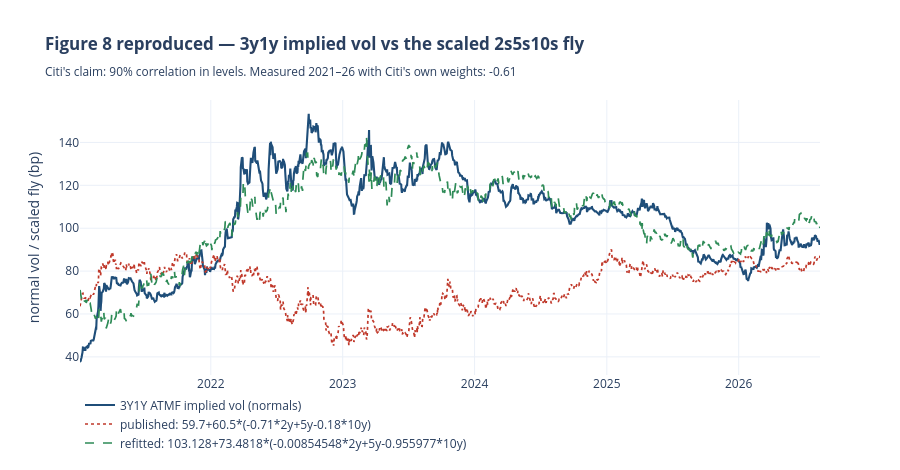

This figure's notebook cell:
### Markdown cell above
## 5. FIGURE 8 — 3y1y implied vol vs the scaled 2s5s10s fly

Exactly as published first: Citi's printed α, β and DV01 weights, applied to
2021–26 SOFR rates, on one axis with the vol — which is the whole point of the
scaling.

### Code cell
def _line(fig, s, name, color, dash=None, width=1.7, axis="y"):
    fig.add_trace(go.Scatter(
        x=s.index, y=s.to_numpy(float), name=name, yaxis=axis,
        mode="lines", connectgaps=False,
        line=dict(color=color, width=width, dash=dash)))


PALETTE = {"lhs": "#1f4e79", "pub": "#c0392b", "refit": "#2e8b57",
           "model": "#d98b00", "zero": "#888888"}

FLY8_PUB = CF.scaled_fly(F8, CF.CITI_FIG8)
FIT8 = CF.refit(F8["vol_bp"], F8, label=f"Fig 8 refit {F8.index.min().year}-{F8.index.max().year}")
FLY8_REFIT = CF.scaled_fly(F8, FIT8)

fig8 = go.Figure()
_line(fig8, F8["vol_bp"], f"{CFG.vol_expiry}{CFG.vol_tenor} ATMF implied vol (normals)",
      PALETTE["lhs"], width=2.1)
_line(fig8, FLY8_PUB, f"published: {CF.CITI_FIG8.annotation()}", PALETTE["pub"], dash="dot")
if CFG.refit:
    _line(fig8, FLY8_REFIT, f"refitted: {FIT8.annotation()}", PALETTE["refit"], dash="dash")
fig8.update_layout(
    title=("<b>Figure 8 reproduced — 3y1y implied vol vs the scaled 2s5s10s fly</b>"
           "<br><sub>Citi's claim: 90% correlation in levels. "
           f"Measured 2021–26 with Citi's own weights: "
           f"{CF.corr_table(F8['vol_bp'], FLY8_PUB)['corr_levels']:+.2f}</sub>"),
    yaxis=dict(title="normal vol / scaled fly (bp)"),
    xaxis=dict(title=None), template="plotly_white", height=470,
    legend=dict(orientation="h", yanchor="bottom", y=-0.30, x=0))
fig8.show()

### Figure 1 — Plotly figure (JSON) as saved in the notebook; plotly's stock layout.template omitted (floating-point values rounded to 4 significant figures; data arrays with more than 128 entries replaced by an {"elided": "..."} marker saying what was removed)
{"data": [{"connectgaps": false, "line": {"color": "#1f4e79", "width": 2.1}, "mode": "lines", "name": "3Y1Y ATMF implied vol (normals)", "type": "scatter", "x": {"elided": "1403 str values"}, "y": {"elided": "1403 float values"}, "yaxis": "y"}, {"connectgaps": false, "line": {"color": "#c0392b", "dash": "dot", "width": 1.7}, "mode": "lines", "name": "published: 59.7+60.5*(-0.71*2y+5y-0.18*10y)", "type": "scatter", "x": {"elided": "1403 str values"}, "y": {"elided": "1403 float values"}, "yaxis": "y"}, {"connectgaps": false, "line": {"color": "#2e8b57", "dash": "dash", "width": 1.7}, "mode": "lines", "name": "refitted: 103.128+73.4818*(-0.00854548*2y+5y-0.955977*10y)", "type": "scatter", "x": {"elided": "1403 str values"}, "y": {"elided": "1403 float values"}, "yaxis": "y"}], "layout": {"height": 470, "legend": {"orientation": "h", "x": 0, "y": -0.3, "yanchor": "bottom"}, "title": {"text": "<b>Figure 8 reproduced — 3y1y implied vol vs the scaled 2s5s10s fly</b><br><sub>Citi's claim: 90% correlation in levels. Measured 2021–26 with Citi's own weights: -0.61</sub>"}, "xaxis": {"title": {}}, "yaxis": {"title": {"text": "normal vol / scaled fly (bp)"}}}}
